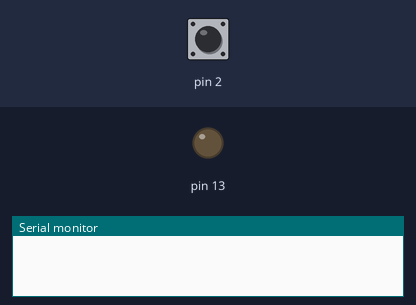
Bench run of a sketch on a simulated Arduino Uno, built with avr-gcc and run on an emulated ATmega328P. On the bench: output pins drawn as LEDs (lit = HIGH), the last lines printed to the serial monitor. Inputs (shaded band) come from the test bench; at power-on: pin 2 HIGH.

Above: at 1.2 s.
1.3 s: pin 2 pulsed LOW 2 times (0.12 s each, 0.3 s apart)
At 2.3 s:
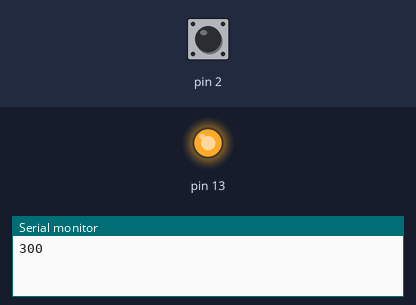
Timing chart, 0 to 4.3 s (numbered marks = the images above; inputs shaded):
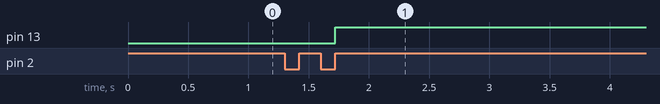

The sketch:

Ex02.ino
```cpp
/*
 * Double click toggle switch with click speed check
 * 더블클릭 빨리 했을 때만 LED 끄고 켜짐
 */

 int cnt = 0;
 int state = 1;
 int LED = 0;
 unsigned long cur_t = 0;
 unsigned long pre_t = 0;

void setup() {
  pinMode(2, INPUT_PULLUP);
  pinMode(13, OUTPUT);
  digitalWrite(13, LED);
  Serial.begin(9600);

}

void loop() {
  int a = digitalRead(2);

  if(a == 0){
    if(state == 1) state = 0;
  }
  else if(a == 1){
    if(state == 0){
      cnt++;
      if(cnt == 1)  pre_t = millis();
      if(cnt == 2){
        cur_t = millis();
        if(cur_t - pre_t < 500) digitalWrite(13, (LED^=1));
        cnt = 0;
        Serial.println(cur_t - pre_t);
      }
      state = 1;
    }
  }

}
```

Measured:
- after the input at 1.3 s, pin 13: LOW → HIGH after 0.42 s
